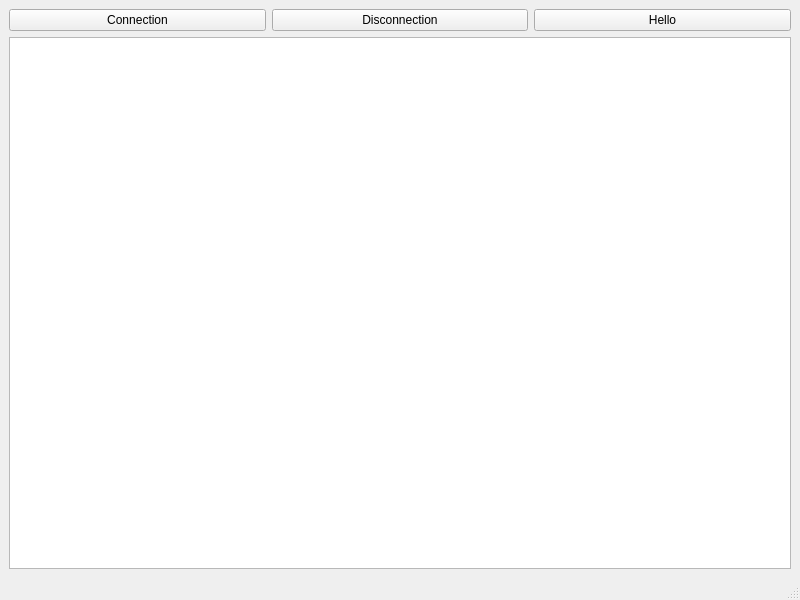
<?xml version="1.0" encoding="UTF-8"?>
<ui version="4.0">
 <class>MainWindow</class>
 <widget class="QMainWindow" name="MainWindow">
  <property name="geometry">
   <rect>
    <x>0</x>
    <y>0</y>
    <width>800</width>
    <height>600</height>
   </rect>
  </property>
  <property name="windowTitle">
   <string>MainWindow</string>
  </property>
  <widget class="QWidget" name="centralwidget">
   <layout class="QHBoxLayout" name="horizontalLayout_2">
    <item>
     <layout class="QVBoxLayout" name="verticalLayout">
      <item>
       <layout class="QHBoxLayout" name="horizontalLayout">
        <item>
         <widget class="QPushButton" name="pshB_connection">
          <property name="text">
           <string>Connection</string>
          </property>
         </widget>
        </item>
        <item>
         <widget class="QPushButton" name="pushB_disconnection">
          <property name="text">
           <string>Disconnection</string>
          </property>
         </widget>
        </item>
        <item>
         <widget class="QPushButton" name="pushB_hello">
          <property name="text">
           <string>Hello</string>
          </property>
         </widget>
        </item>
       </layout>
      </item>
      <item>
       <widget class="QPlainTextEdit" name="plainTextEdit"/>
      </item>
     </layout>
    </item>
   </layout>
  </widget>
  <widget class="QMenuBar" name="menubar">
   <property name="geometry">
    <rect>
     <x>0</x>
     <y>0</y>
     <width>800</width>
     <height>25</height>
    </rect>
   </property>
  </widget>
  <widget class="QStatusBar" name="statusbar"/>
 </widget>
 <resources/>
 <connections/>
</ui>
